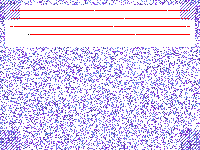
#> input picture piet/generation_tools/TEST_ARTIFACT_programming.png, 200 x 150 px, given in place of hi.png, which was not available
$ python image_decorator.py
#> lines starting #> are read from the running program, lines starting #| are printed output that depends on the picture; pictures that were not available may be replaced by others from this repository, and a replacement may not be noted
#!/usr/bin/env python3
"""
🎨 PIET IMAGE DECORATOR - Celebration Creator 🎨

Take a KNOWN WORKING Piet program and add beautiful decorations around it.
This approach is guaranteed to work because we start with something that already works!

Strategy:
1. Load a proven working Piet image (e.g., hi.png)
2. Expand the canvas with white space
3. Add artistic decorations in the new space
4. Keep the original program untouched and working
"""

from PIL import Image, ImageDraw
import subprocess
import random
import math

# Piet standard colors
COLORS = {
    'light_red': (255, 192, 192),    'light_yellow': (255, 255, 192),
    'light_green': (192, 255, 192),  'light_cyan': (192, 255, 255),
    'light_blue': (192, 192, 255),   'light_magenta': (255, 192, 255),
    'red': (255, 0, 0),              'yellow': (255, 255, 0),
    'green': (0, 255, 0),            'cyan': (0, 255, 255),
    'blue': (0, 0, 255),             'magenta': (255, 0, 255),
    'dark_red': (192, 0, 0),         'dark_yellow': (192, 192, 0),
    'dark_green': (0, 192, 0),       'dark_cyan': (0, 192, 192),
    'dark_blue': (0, 0, 192),        'dark_magenta': (192, 0, 192),
    'white': (255, 255, 255),        'black': (0, 0, 0)
}

def load_working_program(image_path):
    """Load a proven working program"""
    try:
        return Image.open(image_path)
    except Exception as e:
        print(f"Error loading {image_path}: {e}")
        return None

def create_decorated_canvas(original_img, new_width, new_height, offset_x=10, offset_y=10):
    """Create larger canvas and place original image with offset"""
    # Create new white canvas
    decorated = Image.new('RGB', (new_width, new_height), COLORS['white'])

    # Paste original image at offset position
    decorated.paste(original_img, (offset_x, offset_y))

    return decorated, (offset_x, offset_y, offset_x + original_img.width, offset_y + original_img.height)

def add_celebration_border(img, program_area, border_width=5):
    """Add colorful celebration border around the program"""
    x1, y1, x2, y2 = program_area

    # Create rainbow border
    rainbow_colors = ['red', 'yellow', 'green', 'cyan', 'blue', 'magenta']

    for i in range(border_width):
        color = rainbow_colors[i % len(rainbow_colors)]

        # Top and bottom borders
        for x in range(max(0, x1 - border_width), min(img.width, x2 + border_width)):
            if y1 - border_width + i >= 0:
                img.putpixel((x, y1 - border_width + i), COLORS[color])
            if y2 + i < img.height:
                img.putpixel((x, y2 + i), COLORS[color])

        # Left and right borders
        for y in range(max(0, y1 - border_width), min(img.height, y2 + border_width)):
            if x1 - border_width + i >= 0:
                img.putpixel((x1 - border_width + i, y), COLORS[color])
            if x2 + i < img.width:
                img.putpixel((x2 + i, y), COLORS[color])

def add_99_100_celebration_text(img, program_area):
    """Add visual representations of 99 and 100"""
    x1, y1, x2, y2 = program_area

    # Add "99" in the top area
    if y1 > 20:
        nine_colors = ['yellow', 'light_yellow', 'dark_yellow']
        # Simple "99" pattern
        for digit_x in [20, 35]:  # Two 9s
            for dy in range(15):
                for dx in range(10):
                    x = digit_x + dx
                    y = 5 + dy
                    if x < img.width and y < img.height:
                        # Create blocky "9" shape
                        if (dy < 5 or dy > 10) or (dx < 2 or dx > 7):
                            color = nine_colors[(dx + dy) % len(nine_colors)]
                            img.putpixel((x, y), COLORS[color])

    # Add "100" in the bottom area
    if img.height - y2 > 20:
        hundred_colors = ['cyan', 'light_cyan', 'dark_cyan']
        start_y = y2 + 10
        for digit_x in [20, 35, 50]:  # "1", "0", "0"
            for dy in range(15):
                for dx in range(10):
                    x = digit_x + dx
                    y = start_y + dy
                    if x < img.width and y < img.height:
                        # Create blocky number shapes
                        if digit_x == 20:  # "1"
                            if dx >= 4 and dx <= 6:
                                color = hundred_colors[(dx + dy) % len(hundred_colors)]
                                img.putpixel((x, y), COLORS[color])
                        else:  # "0"
                            if (dy < 3 or dy > 12) or (dx < 2 or dx > 8):
                                color = hundred_colors[(dx + dy) % len(hundred_colors)]
                                img.putpixel((x, y), COLORS[color])

def add_fireworks_celebration(img, program_area):
    """Add fireworks in free areas"""
    x1, y1, x2, y2 = program_area

    firework_colors = ['red', 'yellow', 'green', 'cyan', 'blue', 'magenta', 'light_red', 'light_yellow']

    # Right side fireworks
    if img.width - x2 > 30:
        center_x = x2 + 25
        center_y = y1 + (y2 - y1) // 2

        for angle in range(0, 360, 15):
            for radius in range(3, 20, 3):
                fx = center_x + int(radius * math.cos(math.radians(angle)))
                fy = center_y + int(radius * math.sin(math.radians(angle)))

                if fx < img.width and fy < img.height and fx >= 0 and fy >= 0:
                    color = firework_colors[(angle // 30 + radius) % len(firework_colors)]
                    img.putpixel((fx, fy), COLORS[color])

def add_confetti_celebration(img, program_area):
    """Add random confetti in free areas"""
    x1, y1, x2, y2 = program_area

    confetti_colors = ['light_red', 'light_yellow', 'light_green', 'light_cyan', 'light_blue', 'light_magenta']

    # Add confetti outside program area
    for _ in range(200):
        x = random.randint(0, img.width - 1)
        y = random.randint(0, img.height - 1)

        # Skip if inside program area (with small buffer)
        if x1 - 10 <= x <= x2 + 10 and y1 - 10 <= y <= y2 + 10:
            continue

        color = random.choice(confetti_colors)
        img.putpixel((x, y), COLORS[color])

def test_decorated_program(image_path, codel_size):
    """Test the decorated program"""
    try:
        result = subprocess.run(['./piet', image_path, str(codel_size)],
                              capture_output=True, text=True, timeout=5,
                              cwd='../files')
        return result.stdout.strip(), result.stderr, result.returncode
    except subprocess.TimeoutExpired:
        return "", "Program timed out", -1
    except Exception as e:
        return "", str(e), -1

def create_99th_celebration():
    """Create the ultimate 99th/100th celebration using proven working program"""
    print("🎉 Creating 99th and Final 100th Hello Celebration! 🎉")
    print("Using PROVEN working program as foundation...")

    # Load the proven working "hi.png" program
    original_img = load_working_program('../files/test_images/hi.png')
#> in load_working_program, returned value is the input picture: PIL image 200x150 RGB; mean R, G, B 222.4, 211.3, 239.1
    if not original_img:
        print("❌ Could not load hi.png - celebration cancelled")
        return False

    print(f"✅ Loaded working program: {original_img.width}x{original_img.height}")
#| ✅ Loaded working program: 200x150

    # Create decorated version with larger canvas (must be divisible by codel size 16)
    new_width, new_height = 208, 128  # Both divisible by 16
    decorated_img, program_area = create_decorated_canvas(original_img, new_width, new_height, 24, 24)
#> in create_decorated_canvas, `decorated = Image.new('RGB', (new_width, new_height), COLORS['white'])`: decorated: PIL image 208x128 RGB; every value is 255
#> in create_decorated_canvas, `decorated.paste(original_img, (offset_x, offset_y))`:
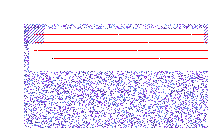
#> decorated: PIL image 208x128 RGB; mean R, G, B 236.3, 227, 242.9
#> program_area = (24, 24, 224, 174)

    print(f"🎨 Expanded canvas to {new_width}x{new_height}")
    print(f"📍 Program area: {program_area}")
#| 📍 Program area: (24, 24, 224, 174)

    # Add celebration decorations
    print("✨ Adding celebration border...")
    add_celebration_border(decorated_img, program_area)
#> in add_celebration_border, `x1, y1, x2, y2 = program_area`: x1 = 24; x2 = 224; y2 = 174
#> after the loop in add_celebration_border, `for i in range(border_width):`:
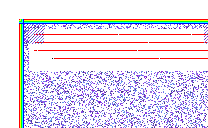
#> img: PIL image 208x128 RGB; mean R, G, B 227.8, 221.4, 234.5

    print("🎯 Adding 99/100 celebration text...")
    add_99_100_celebration_text(decorated_img, program_area)
#> in add_99_100_celebration_text, `x1, y1, x2, y2 = program_area`: x1 = 24; x2 = 224; y2 = 174

    print("🎆 Adding fireworks...")
    add_fireworks_celebration(decorated_img, program_area)
#> in add_fireworks_celebration, `x1, y1, x2, y2 = program_area`: x1 = 24; x2 = 224; y2 = 174

    print("🎊 Adding confetti...")
    add_confetti_celebration(decorated_img, program_area)
#> in add_confetti_celebration, `x1, y1, x2, y2 = program_area`: x1 = 24; x2 = 224; y2 = 174

    # Save the celebration
    output_path = "99th_final_100th_decorated_celebration.png"
    decorated_img.save(output_path)
    print(f"💾 Saved celebration as: {output_path}")

    # Test it
    print("🧪 Testing decorated program...")
    stdout, stderr, returncode = test_decorated_program(output_path, 16)  # hi.png uses codel size 16

    if stdout:
        print(f"🎉 SUCCESS! Output: '{stdout}'")
        print("🏆 Working 99th/100th celebration created! 🏆")
        return True
    else:
        print(f"⚠️ Testing issue - Return code: {returncode}")
        if stderr:
            print(f"Error: {stderr}")
        print("🤔 Celebration created but may need codel size adjustment")
        return False

if __name__ == "__main__":
#> (the run stopped early here; a loop or call above may not have finished)

$ run again, on piet/generation_tools/ARTISTIC_HELLO_WORLD_JAVA.png
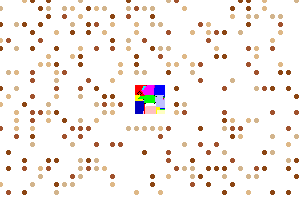
#> input picture piet/generation_tools/ARTISTIC_HELLO_WORLD_JAVA.png, 300 x 200 px, given in place of hi.png, which was not available
#> in load_working_program, returned value is the input picture: PIL image 300x200 RGB; mean R, G, B 246.2, 240.6, 237.1
#| ✅ Loaded working program: 300x200
#> in create_decorated_canvas, `decorated.paste(original_img, (offset_x, offset_y))`:
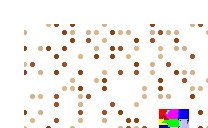
#> decorated: PIL image 208x128 RGB; mean R, G, B 246.6, 241.8, 239.5
#> program_area = (24, 24, 324, 224)
#| 📍 Program area: (24, 24, 324, 224)
#> in add_celebration_border, `x1, y1, x2, y2 = program_area`: x1 = 24; x2 = 324; y2 = 224
#> after the loop in add_celebration_border, `for i in range(border_width):`:
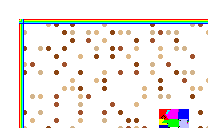
#> img: PIL image 208x128 RGB; mean R, G, B 238.2, 236.2, 231.2
#> in add_99_100_celebration_text, `x1, y1, x2, y2 = program_area`: x1 = 24; x2 = 324; y2 = 224
#> in add_fireworks_celebration, `x1, y1, x2, y2 = program_area`: x1 = 24; x2 = 324; y2 = 224
#> in add_confetti_celebration, `x1, y1, x2, y2 = program_area`: x1 = 24; x2 = 324; y2 = 224
